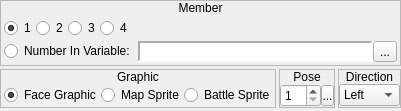
        <widget class="QWidget" name="wPartyMember">
         <layout class="QVBoxLayout" name="verticalLayout_23">
          <property name="spacing">
           <number>3</number>
          </property>
          <property name="margin">
           <number>0</number>
          </property>
          <item>
           <widget class="QFrame" name="frame_7">
            <property name="frameShape">
             <enum>QFrame::StyledPanel</enum>
            </property>
            <property name="frameShadow">
             <enum>QFrame::Raised</enum>
            </property>
            <layout class="QVBoxLayout" name="verticalLayout_7">
             <property name="spacing">
              <number>0</number>
             </property>
             <property name="margin">
              <number>0</number>
             </property>
             <item>
              <widget class="QLabel" name="label_7">
               <property name="sizePolicy">
                <sizepolicy hsizetype="Preferred" vsizetype="Fixed">
                 <horstretch>0</horstretch>
                 <verstretch>0</verstretch>
                </sizepolicy>
               </property>
               <property name="text">
                <string>Member</string>
               </property>
               <property name="alignment">
                <set>Qt::AlignCenter</set>
               </property>
              </widget>
             </item>
             <item>
              <widget class="QWidget" name="widget_13" native="true">
               <layout class="QVBoxLayout" name="verticalLayout_21">
                <property name="spacing">
                 <number>3</number>
                </property>
                <property name="margin">
                 <number>3</number>
                </property>
                <item>
                 <widget class="QWidget" name="widget_10" native="true">
                  <layout class="QHBoxLayout" name="horizontalLayout_35">
                   <property name="spacing">
                    <number>0</number>
                   </property>
                   <property name="margin">
                    <number>0</number>
                   </property>
                   <item>
                    <widget class="QRadioButton" name="rbPartyMember1">
                     <property name="sizePolicy">
                      <sizepolicy hsizetype="Fixed" vsizetype="Fixed">
                       <horstretch>0</horstretch>
                       <verstretch>0</verstretch>
                      </sizepolicy>
                     </property>
                     <property name="text">
                      <string>1</string>
                     </property>
                     <property name="checked">
                      <bool>true</bool>
                     </property>
                    </widget>
                   </item>
                   <item>
                    <widget class="QRadioButton" name="rbPartyMember2">
                     <property name="sizePolicy">
                      <sizepolicy hsizetype="Fixed" vsizetype="Fixed">
                       <horstretch>0</horstretch>
                       <verstretch>0</verstretch>
                      </sizepolicy>
                     </property>
                     <property name="text">
                      <string>2</string>
                     </property>
                    </widget>
                   </item>
                   <item>
                    <widget class="QRadioButton" name="rbPartyMember3">
                     <property name="sizePolicy">
                      <sizepolicy hsizetype="Fixed" vsizetype="Fixed">
                       <horstretch>0</horstretch>
                       <verstretch>0</verstretch>
                      </sizepolicy>
                     </property>
                     <property name="text">
                      <string>3</string>
                     </property>
                    </widget>
                   </item>
                   <item>
                    <widget class="QRadioButton" name="rbPartyMember4">
                     <property name="sizePolicy">
                      <sizepolicy hsizetype="Fixed" vsizetype="Fixed">
                       <horstretch>0</horstretch>
                       <verstretch>0</verstretch>
                      </sizepolicy>
                     </property>
                     <property name="text">
                      <string>4</string>
                     </property>
                    </widget>
                   </item>
                   <item>
                    <spacer name="horizontalSpacer_7">
                     <property name="orientation">
                      <enum>Qt::Horizontal</enum>
                     </property>
                     <property name="sizeHint" stdset="0">
                      <size>
                       <width>40</width>
                       <height>20</height>
                      </size>
                     </property>
                    </spacer>
                   </item>
                  </layout>
                 </widget>
                </item>
                <item>
                 <widget class="QWidget" name="widget_19" native="true">
                  <layout class="QHBoxLayout" name="horizontalLayout_10">
                   <property name="spacing">
                    <number>3</number>
                   </property>
                   <property name="margin">
                    <number>0</number>
                   </property>
                   <item>
                    <widget class="QRadioButton" name="rbPartyMemberVar">
                     <property name="sizePolicy">
                      <sizepolicy hsizetype="Fixed" vsizetype="Fixed">
                       <horstretch>0</horstretch>
                       <verstretch>0</verstretch>
                      </sizepolicy>
                     </property>
                     <property name="text">
                      <string>Number In Variable:</string>
                     </property>
                    </widget>
                   </item>
                   <item>
                    <widget class="QWidget" name="wPartyMember_Variable" native="true">
                     <layout class="QHBoxLayout" name="horizontalLayout_36">
                      <property name="spacing">
                       <number>0</number>
                      </property>
                      <property name="margin">
                       <number>0</number>
                      </property>
                      <item>
                       <widget class="QLabel" name="lblPartyMember_Variable">
                        <property name="sizePolicy">
                         <sizepolicy hsizetype="Preferred" vsizetype="Preferred">
                          <horstretch>0</horstretch>
                          <verstretch>0</verstretch>
                         </sizepolicy>
                        </property>
                        <property name="minimumSize">
                         <size>
                          <width>150</width>
                          <height>0</height>
                         </size>
                        </property>
                        <property name="font">
                         <font>
                          <family>Monospace</family>
                         </font>
                        </property>
                        <property name="styleSheet">
                         <string notr="true">background-color: palette(base);</string>
                        </property>
                        <property name="frameShape">
                         <enum>QFrame::Panel</enum>
                        </property>
                        <property name="frameShadow">
                         <enum>QFrame::Sunken</enum>
                        </property>
                        <property name="lineWidth">
                         <number>2</number>
                        </property>
                        <property name="text">
                         <string/>
                        </property>
                       </widget>
                      </item>
                      <item>
                       <widget class="QToolButton" name="bPartyMember_BrowseVariables">
                        <property name="text">
                         <string>...</string>
                        </property>
                        <property name="icon">
                         <iconset resource="gui_icons.qrc">
                          <normaloff>:/icons/fileopen.png</normaloff>:/icons/fileopen.png</iconset>
                        </property>
                       </widget>
                      </item>
                     </layout>
                    </widget>
                   </item>
                  </layout>
                 </widget>
                </item>
               </layout>
              </widget>
             </item>
            </layout>
           </widget>
          </item>
          <item>
           <widget class="QWidget" name="widget_7" native="true">
            <layout class="QHBoxLayout" name="horizontalLayout_4">
             <property name="spacing">
              <number>3</number>
             </property>
             <property name="margin">
              <number>0</number>
             </property>
             <item>
              <widget class="QFrame" name="frame_11">
               <property name="frameShape">
                <enum>QFrame::StyledPanel</enum>
               </property>
               <property name="frameShadow">
                <enum>QFrame::Raised</enum>
               </property>
               <layout class="QVBoxLayout" name="verticalLayout_22">
                <property name="spacing">
                 <number>0</number>
                </property>
                <property name="margin">
                 <number>0</number>
                </property>
                <item>
                 <widget class="QLabel" name="label_15">
                  <property name="sizePolicy">
                   <sizepolicy hsizetype="Preferred" vsizetype="Fixed">
                    <horstretch>0</horstretch>
                    <verstretch>0</verstretch>
                   </sizepolicy>
                  </property>
                  <property name="text">
                   <string>Graphic</string>
                  </property>
                  <property name="alignment">
                   <set>Qt::AlignCenter</set>
                  </property>
                 </widget>
                </item>
                <item>
                 <widget class="QWidget" name="widget_28" native="true">
                  <layout class="QHBoxLayout" name="horizontalLayout_37">
                   <property name="spacing">
                    <number>0</number>
                   </property>
                   <property name="leftMargin">
                    <number>3</number>
                   </property>
                   <property name="topMargin">
                    <number>0</number>
                   </property>
                   <property name="rightMargin">
                    <number>0</number>
                   </property>
                   <property name="bottomMargin">
                    <number>0</number>
                   </property>
                   <item>
                    <widget class="QRadioButton" name="rbPartyMember_FaceGraphic">
                     <property name="sizePolicy">
                      <sizepolicy hsizetype="Fixed" vsizetype="Fixed">
                       <horstretch>0</horstretch>
                       <verstretch>0</verstretch>
                      </sizepolicy>
                     </property>
                     <property name="text">
                      <string>Face Graphic</string>
                     </property>
                     <property name="checked">
                      <bool>true</bool>
                     </property>
                    </widget>
                   </item>
                   <item>
                    <widget class="QRadioButton" name="rbPartyMember_MapSprite">
                     <property name="sizePolicy">
                      <sizepolicy hsizetype="Fixed" vsizetype="Fixed">
                       <horstretch>0</horstretch>
                       <verstretch>0</verstretch>
                      </sizepolicy>
                     </property>
                     <property name="text">
                      <string>Map Sprite</string>
                     </property>
                    </widget>
                   </item>
                   <item>
                    <widget class="QRadioButton" name="rbPartyMember_BattleSprite">
                     <property name="sizePolicy">
                      <sizepolicy hsizetype="Fixed" vsizetype="Fixed">
                       <horstretch>0</horstretch>
                       <verstretch>0</verstretch>
                      </sizepolicy>
                     </property>
                     <property name="text">
                      <string>Battle Sprite</string>
                     </property>
                    </widget>
                   </item>
                  </layout>
                 </widget>
                </item>
               </layout>
              </widget>
             </item>
             <item>
              <widget class="QFrame" name="frmPartyMemberPose">
               <property name="sizePolicy">
                <sizepolicy hsizetype="Fixed" vsizetype="Preferred">
                 <horstretch>0</horstretch>
                 <verstretch>0</verstretch>
                </sizepolicy>
               </property>
               <property name="frameShape">
                <enum>QFrame::StyledPanel</enum>
               </property>
               <property name="frameShadow">
                <enum>QFrame::Raised</enum>
               </property>
               <layout class="QVBoxLayout" name="verticalLayout_6">
                <property name="spacing">
                 <number>0</number>
                </property>
                <property name="margin">
                 <number>0</number>
                </property>
                <item>
                 <widget class="QLabel" name="label_5">
                  <property name="sizePolicy">
                   <sizepolicy hsizetype="Preferred" vsizetype="Fixed">
                    <horstretch>0</horstretch>
                    <verstretch>0</verstretch>
                   </sizepolicy>
                  </property>
                  <property name="text">
                   <string>Pose</string>
                  </property>
                  <property name="alignment">
                   <set>Qt::AlignCenter</set>
                  </property>
                 </widget>
                </item>
                <item>
                 <widget class="QWidget" name="widget_11" native="true">
                  <layout class="QHBoxLayout" name="horizontalLayout_5">
                   <property name="spacing">
                    <number>0</number>
                   </property>
                   <property name="margin">
                    <number>0</number>
                   </property>
                   <item>
                    <widget class="QSpinBox" name="sbPartyMemberPose">
                     <property name="accelerated">
                      <bool>true</bool>
                     </property>
                     <property name="minimum">
                      <number>1</number>
                     </property>
                     <property name="maximum">
                      <number>32</number>
                     </property>
                    </widget>
                   </item>
                   <item>
                    <widget class="SpinBoxSideButton" name="bPartyMemberPoseSideButton">
                     <property name="minimumSize">
                      <size>
                       <width>13</width>
                       <height>21</height>
                      </size>
                     </property>
                     <property name="maximumSize">
                      <size>
                       <width>13</width>
                       <height>21</height>
                      </size>
                     </property>
                     <property name="text">
                      <string>...</string>
                     </property>
                     <property name="icon">
                      <iconset resource="gui_icons.qrc">
                       <normaloff>:/icons/spinBoxSideButton.png</normaloff>:/icons/spinBoxSideButton.png</iconset>
                     </property>
                     <property name="iconSize">
                      <size>
                       <width>8</width>
                       <height>16</height>
                      </size>
                     </property>
                    </widget>
                   </item>
                  </layout>
                 </widget>
                </item>
               </layout>
              </widget>
             </item>
             <item>
              <widget class="QFrame" name="frmPartyMemberDirection">
               <property name="sizePolicy">
                <sizepolicy hsizetype="Fixed" vsizetype="Preferred">
                 <horstretch>0</horstretch>
                 <verstretch>0</verstretch>
                </sizepolicy>
               </property>
               <property name="frameShape">
                <enum>QFrame::StyledPanel</enum>
               </property>
               <property name="frameShadow">
                <enum>QFrame::Raised</enum>
               </property>
               <layout class="QVBoxLayout" name="verticalLayout_12">
                <property name="spacing">
                 <number>0</number>
                </property>
                <property name="margin">
                 <number>0</number>
                </property>
                <item>
                 <widget class="QLabel" name="label_6">
                  <property name="sizePolicy">
                   <sizepolicy hsizetype="Preferred" vsizetype="Fixed">
                    <horstretch>0</horstretch>
                    <verstretch>0</verstretch>
                   </sizepolicy>
                  </property>
                  <property name="text">
                   <string>Direction</string>
                  </property>
                  <property name="alignment">
                   <set>Qt::AlignCenter</set>
                  </property>
                 </widget>
                </item>
                <item>
                 <widget class="QWidget" name="widget_12" native="true">
                  <layout class="QHBoxLayout" name="horizontalLayout_6">
                   <property name="spacing">
                    <number>0</number>
                   </property>
                   <property name="margin">
                    <number>0</number>
                   </property>
                   <item>
                    <widget class="QComboBox" name="cboxPartyMember_Direction">
                     <item>
                      <property name="text">
                       <string>Left</string>
                      </property>
                     </item>
                     <item>
                      <property name="text">
                       <string>Right</string>
                      </property>
                     </item>
                     <item>
                      <property name="text">
                       <string>Up</string>
                      </property>
                     </item>
                     <item>
                      <property name="text">
                       <string>Down</string>
                      </property>
                     </item>
                    </widget>
                   </item>
                  </layout>
                 </widget>
                </item>
               </layout>
              </widget>
             </item>
            </layout>
           </widget>
          </item>
          <item>
           <widget class="QFrame" name="frame">
            <property name="sizePolicy">
             <sizepolicy hsizetype="Preferred" vsizetype="Expanding">
              <horstretch>0</horstretch>
              <verstretch>0</verstretch>
             </sizepolicy>
            </property>
            <property name="frameShape">
             <enum>QFrame::StyledPanel</enum>
            </property>
            <property name="frameShadow">
             <enum>QFrame::Raised</enum>
            </property>
           </widget>
          </item>
         </layout>
        </widget>
